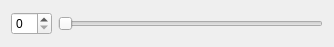
<?xml version="1.0" encoding="UTF-8"?>
<ui version="4.0">
 <class>mytool</class>
 <widget class="QWidget" name="mytool">
  <property name="geometry">
   <rect>
    <x>0</x>
    <y>0</y>
    <width>334</width>
    <height>47</height>
   </rect>
  </property>
  <property name="windowTitle">
   <string>Form</string>
  </property>
  <layout class="QGridLayout" name="gridLayout">
   <item row="0" column="0">
    <widget class="QSpinBox" name="spinBox"/>
   </item>
   <item row="0" column="1">
    <widget class="QSlider" name="horizontalSlider">
     <property name="orientation">
      <enum>Qt::Horizontal</enum>
     </property>
    </widget>
   </item>
  </layout>
 </widget>
 <resources/>
 <connections/>
</ui>
